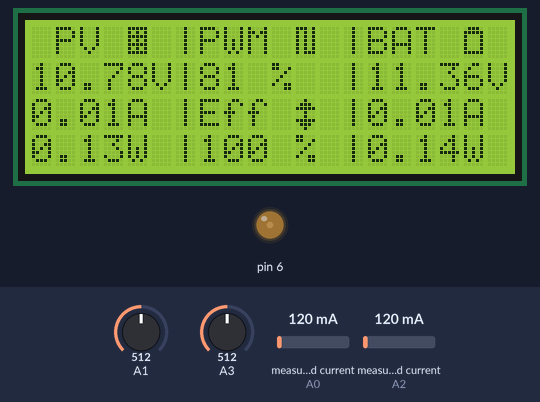
Recording of a sketch running on a simulated Arduino Uno, built with avr-gcc and run on an emulated ATmega328P. Parts: 20×4 character LCD, output pins drawn as LEDs (lit = HIGH). The inputs (shaded band) are chosen by the test bench; at power-on: A1 = 512, A3 = 512, measured current (sensors on A0, A2) 120 mA. Random numbers use the default seed unless the sketch sets one; what the sketch prints to the serial monitor is not drawn.

Above: at 4.9 s.
At 37.4 s:
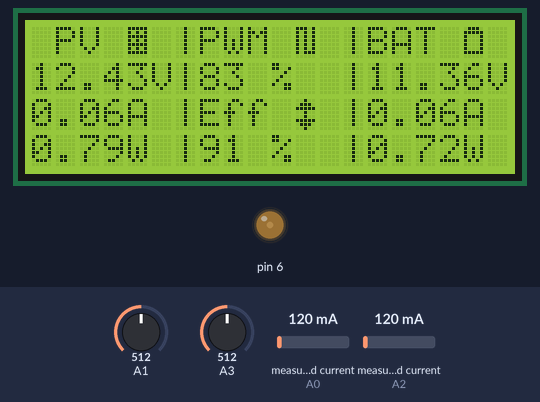
At 69.9 s:
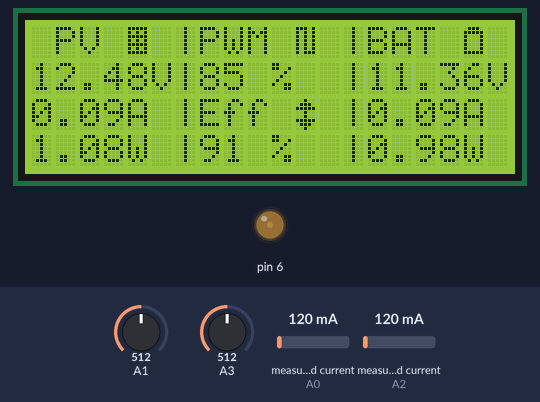
At 123.9 s:
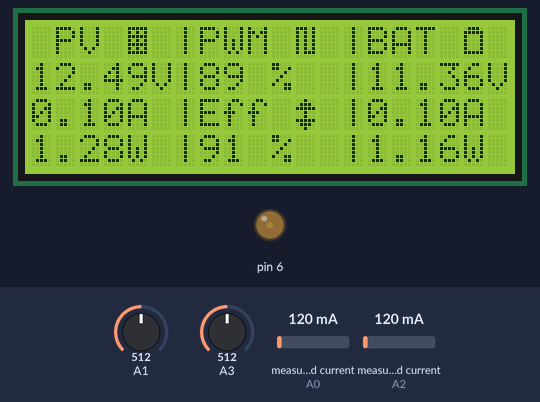
Timing chart, 0 to 130.0 s (numbered marks = the images above):
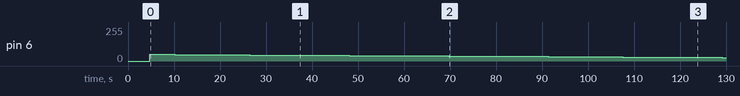

Measured:
- by itself, pin 6: 0/255 → 49/255 at 4.7 s, → 48/255 5.5 s later, → 47/255 5.4 s later, → 46/255 5.4 s later, … (24 changes in this stretch)
- what the display in image 0 shows lasts 5.5 s, from 4.8 s to 10.3 s
- what the display in image 1 shows lasts 5.4 s, from 37.3 s to 42.7 s
- what the display in image 2 shows lasts 5.4 s, from 69.8 s to 75.2 s

The sketch:

Main-program.ino
```cpp
/*
   contact: ajiaryad@gmail.com
*/
//lcd
#include <Wire.h>
#include <LiquidCrystal_I2C.h>
LiquidCrystal_I2C lcd(0x27, 20, 4);
//arus
#include "ACS712.h"
ACS712  ACSin(A0, 5.0, 1023, 100);
float realArusIn = 0.0;
float ArusIn = 0.0;
ACS712  ACSout(A2, 5.0, 1023, 66);
float realArusOut = 0.0;
float ArusOut = 0.0;
float dayaIn = 0.0;
float dayaOut = 0.0;
//tegangan
#include <Wire.h>
float tegRealIn = 0.0;
float teganganIn = 0.0;
float tegRealOut = 0.0;
float teganganOut = 0.0;
//
float Power_anc = 0, voltage_anc = 0;
float delta = 1;
float pwm = 50;
//
#include <SimpleKalmanFilter.h>
SimpleKalmanFilter filterArusIn(100, 1, 0.01);
SimpleKalmanFilter filterTegIn(10, 1, 0.01);
SimpleKalmanFilter filterArusOut(100, 1, 0.01);
SimpleKalmanFilter filterTegOut(10, 1, 0.01);
//

float val_pwm = 0.0;
float val_eff = 0.0;

byte PV[] = {
  B11111,
  B10101,
  B11111,
  B10101,
  B11111,
  B10101,
  B11111,
  B00000
};
byte PWM[] = {
  B11101,
  B10101,
  B10101,
  B10101,
  B10101,
  B10101,
  B10111,
  B00000
};
byte BAT[] = {
  B01110,
  B11111,
  B10001,
  B10001,
  B10001,
  B10001,
  B11111,
  B00000
};
byte EFF[] = {
  B00100,
  B01110,
  B11111,
  B00100,
  B00100,
  B11111,
  B01110,
  B00100
};
void setup() {
  Serial.begin(1200);
  TCCR0B = TCCR0B & B11111000 | B00000001; // atur frekuensi PWM
  pinMode(6, OUTPUT);
  lcd.begin();
  lcd.createChar(0, PV);
  lcd.createChar(1, PWM);
  lcd.createChar(2, BAT);
  lcd.createChar(3, EFF);
}
int i = 0;

void loop() {
  readArusIn();
  readArusOut();
  readTeganganIn();
  readTeganganOut();
  readDayaIn();
  readDayaOut();
  sendGUI();
  i++;
  if (i > 10) {
    i = 0;

    if (dayaIn > Power_anc)
    { if (teganganIn > voltage_anc)
        pwm = pwm - delta;
      else
        pwm = pwm + delta;
    }
    else
    {
      if (teganganIn > voltage_anc)
        pwm = pwm + delta;
      else
        pwm = pwm - delta;
    }
    Power_anc = dayaIn;
    voltage_anc = teganganIn;
    if (pwm < 0)
      pwm = 0;
    if (pwm > 250)
      pwm = 250;

    analogWrite(6, pwm);
    tampilLCD();
  }
}

void tampilLCD() {
  lcd.backlight();

  //PV
  lcd.setCursor(1, 0);
  lcd.print("PV ");
  lcd.write(0);
  lcd.setCursor(0, 1);
  lcd.print(teganganIn, 2);
  if (teganganIn < 10) lcd.print("V ");
  else lcd.print("V");
  lcd.setCursor(0, 2);
  lcd.print(ArusIn, 2);
  lcd.print("A");
  lcd.setCursor(0, 3);
  lcd.print(dayaIn, 2);
  if (dayaIn < 10) lcd.print("W ");
  else lcd.print("W");
  //Pembatas
  lcd.setCursor(6, 0);
  lcd.print("|");
  lcd.setCursor(6, 1);
  lcd.print("|");
  lcd.setCursor(6, 2);
  lcd.print("|");
  lcd.setCursor(6, 3);
  lcd.print("|");
  //MPPT
  lcd.setCursor(7, 0);
  lcd.print("PWM ");
  lcd.write(1);
  lcd.setCursor(7, 1);
  val_pwm = 100 - (pwm / 254.0 * 100.0);
  lcd.print(val_pwm, 0);
  lcd.print(" %  ");
  lcd.setCursor(7, 2);
  lcd.print("Eff ");
  lcd.write(3);
  lcd.setCursor(7, 3);
  if (dayaOut > 0 && dayaIn > 0) {
    val_eff = constrain((dayaOut / dayaIn * 100.0), 0, 100);
  }
  lcd.print(val_eff, 0);
  lcd.print(" %  ");
  //Pembatas
  lcd.setCursor(13, 0);
  lcd.print("|");
  lcd.setCursor(13, 1);
  lcd.print("|");
  lcd.setCursor(13, 2);
  lcd.print("|");
  lcd.setCursor(13, 3);
  lcd.print("|");
  //Baterai
  lcd.setCursor(14, 0);
  lcd.print("BAT ");
  lcd.write(2);
  lcd.setCursor(14, 1);
  lcd.print(teganganOut, 2);
  if (teganganOut < 10) lcd.print("V ");
  else lcd.print("V");
  lcd.setCursor(14, 2);
  lcd.print(ArusOut, 2);
  lcd.print("A");
  lcd.setCursor(14, 3);
  lcd.print(dayaOut, 2);
  if (dayaOut < 10) lcd.print("W ");
  else lcd.print("W");
}

void readArusIn()
{
  realArusIn = ACSin.mA_DC();
  float measured_value = realArusIn + random(-2000, 2000) / 2000.0;
  float estimated_value = filterArusIn.updateEstimate(measured_value);

  ArusIn = constrain((estimated_value / 1000), 0, 20);
  //  Serial.print(ArusIn, 2);
  //  Serial.print(" A | ");
}
void readArusOut()
{
  realArusOut = ACSout.mA_DC();
  float measured_value3 = realArusOut + random(-2000, 2000) / 2000.0;
  float estimated_value3 = filterArusOut.updateEstimate(measured_value3);

  ArusOut = constrain((estimated_value3 / 1000), 0, 20);
  //  Serial.print(ArusOut, 2);
  //  Serial.print(" A | ");
}
void readTeganganIn()
{
  float temp;
  tegRealIn = analogRead(1);
  float measured_value2 = tegRealIn + random(-1023, 1023) / 1023.0;
  float estimated_value2 = filterTegIn.updateEstimate(measured_value2);

  temp = estimated_value2 / 4.092;
  tegRealIn = temp;
  teganganIn = constrain(((tegRealIn) * 10) / 100, 0, 25);

  //  Serial.print((String)teganganIn + " V | ");
}
void readTeganganOut()
{
  float temp2;
  tegRealOut = analogRead(A3);
  float measured_value4 = tegRealOut + random(-1023, 1023) / 1023.0;
  float estimated_value4 = filterTegOut.updateEstimate(measured_value4);
  teganganOut = (tegRealOut / 1023 * 4.092) * 1220 / 220;

  //  Serial.print((String)teganganOut + " V | ");
}
void readDayaIn()
{
  dayaIn = ArusIn * teganganIn;
  //  Serial.println((String)dayaIn + " W");
}
void readDayaOut()
{
  dayaOut = ArusOut * teganganOut;
  //  Serial.println((String)dayaOut + " W");
}

void sendGUI() {
  Serial.print(teganganIn, 2), Serial.println ('a');
  Serial.print(ArusIn, 2), Serial.println ('b');
  Serial.print(dayaIn, 2), Serial.println ('c');
  if (ArusOut > 0) Serial.print("ON"), Serial.println ('d');
  else Serial.print("OFF"), Serial.println ('d');
  Serial.print(val_pwm, 0), Serial.println ('e');
  Serial.print(val_eff, 0), Serial.println ('f');
  Serial.print(teganganOut, 2), Serial.println ('g');
  Serial.print(ArusOut, 2), Serial.println ('h');
  Serial.print(dayaOut, 2), Serial.println ('i');

}
```
